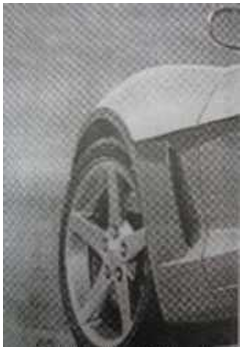
#> input picture img/locChan/anhXehoi.png, 245 x 352 px, found by its file name
$ jupyter execute transfer_frequency.ipynb
#> lines starting #> are read from the running program, lines starting #| are printed output that depends on the picture
# Chuyển ảnh sang miền tần số

[cell 1]
import cv2
import numpy as np
import matplotlib.pyplot as plt

def image_to_frequency_domain(image_path):
    """
    Chuyen anh sang mien tan so su dung FFT
    """
    # Doc anh va chuyen sang grayscale neu can
    img = cv2.imread(image_path)
#> img is the input picture: shape (352, 245, 3); mean B, G, R 130.4, 131.5, 131.7
    if img is None:
        print("Khong the doc anh. Kiem tra lai duong dan!")
        return None, None, None

    if len(img.shape) == 3:
        img_gray = cv2.cvtColor(img, cv2.COLOR_BGR2GRAY)
    else:
        img_gray = img

    # Thuc hien Fast Fourier Transform (FFT)
    f = np.fft.fft2(img_gray)

    # Dich tan so zero vao trung tam
    fshift = np.fft.fftshift(f)

    # Tinh magnitude spectrum (pho bien do)
    magnitude_spectrum = 20 * np.log(np.abs(fshift) + 1)  # +1 de tranh log(0)
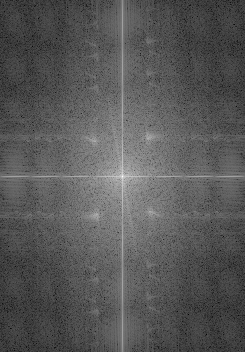
#> magnitude_spectrum: shape (352, 245) float64; min 14.95, max 324.9, mean 122.2; drawn with min black and max white

    return img_gray, magnitude_spectrum, fshift

# Su dung ham
image_path = r"C:\ImageProcessing\Doan-xulyanh\img\locChan\anhXehoi.png"
original_img, freq_domain, fshift = image_to_frequency_domain(image_path)

# Kiem tra xem anh co doc thanh cong khong
if original_img is not None:
    # Hien thi ket qua
    plt.figure(figsize=(12, 6))

    plt.subplot(1, 2, 1)
    plt.imshow(original_img, cmap='gray')
    plt.title('Anh goc')
    plt.axis('off')

    plt.subplot(1, 2, 2)
    plt.imshow(freq_domain, cmap='gray')
    plt.title('Mien tan so (Pho bien do)')
    plt.axis('off')

    plt.tight_layout()
    plt.show()
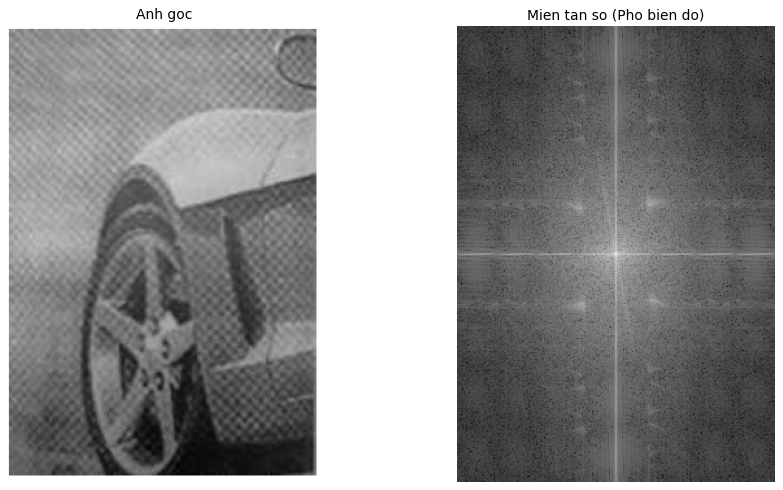
#> figure drawn by matplotlib, 2 panels
else:
    print("Co loi xay ra khi xu ly anh!")

$ run again, with img/locChan/Anhdiemchamden.png copied over img/locChan/anhXehoi.png
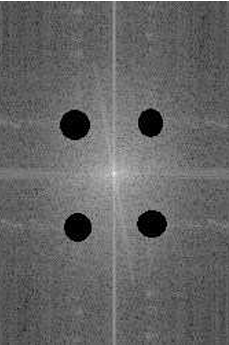
#> input picture img/locChan/Anhdiemchamden.png, 229 x 345 px, found by its file name
#> in image_to_frequency_domain, img is the input picture: shape (345, 229, 3); min 0, max 255, mean 101.1
#> in image_to_frequency_domain, `magnitude_spectrum = 20 * np.log(np.abs(fshift) + 1)`:
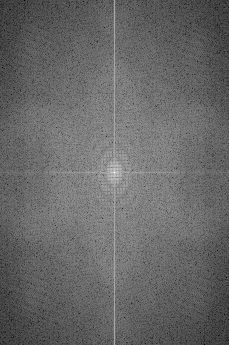
#> magnitude_spectrum: shape (345, 229) float64; min 11.46, max 317.9, mean 136.2; drawn with min black and max white
#> `plt.show()`:
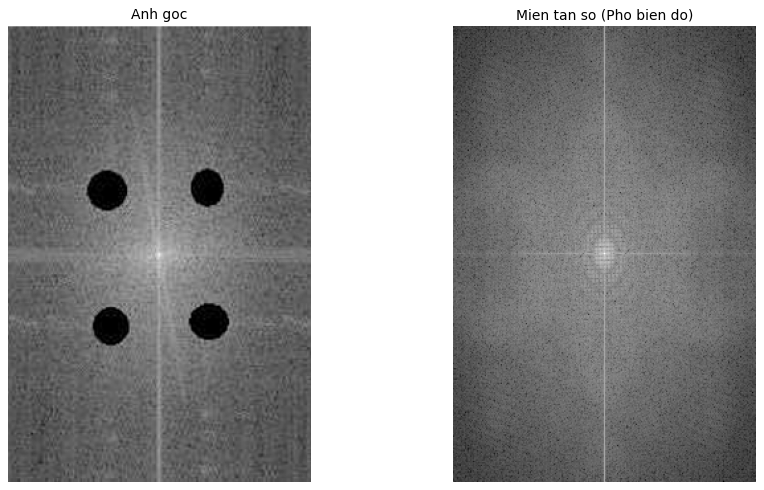
#> figure drawn by matplotlib, 2 panels

$ run again, with img/locChan/XehoiSaulocchan.png copied over img/locChan/anhXehoi.png
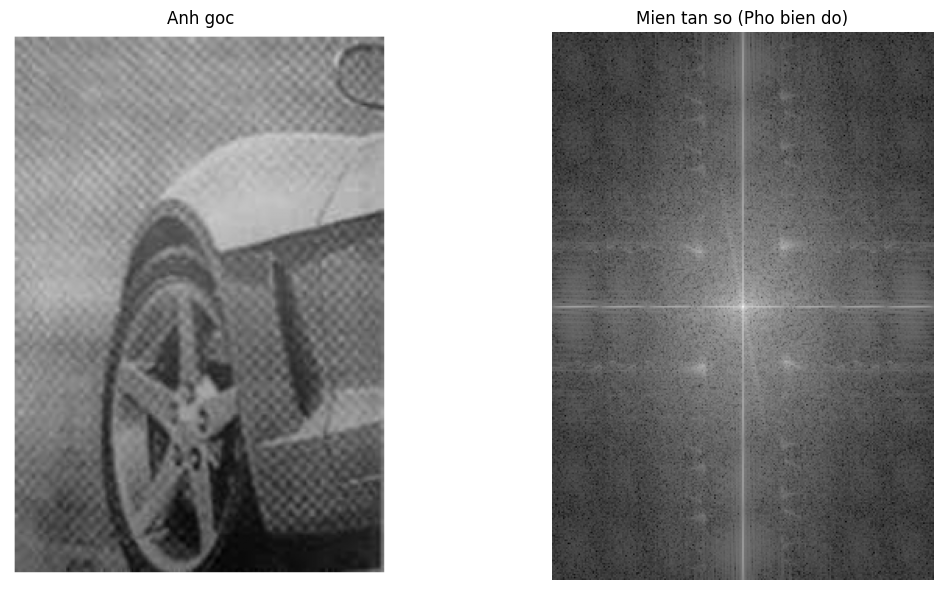
#> input picture img/locChan/XehoiSaulocchan.png, 943 x 590 px, found by its file name
#> in image_to_frequency_domain, img is the input picture: shape (590, 943, 3); min 0, max 255, mean 143
#> in image_to_frequency_domain, `magnitude_spectrum = 20 * np.log(np.abs(fshift) + 1)`:
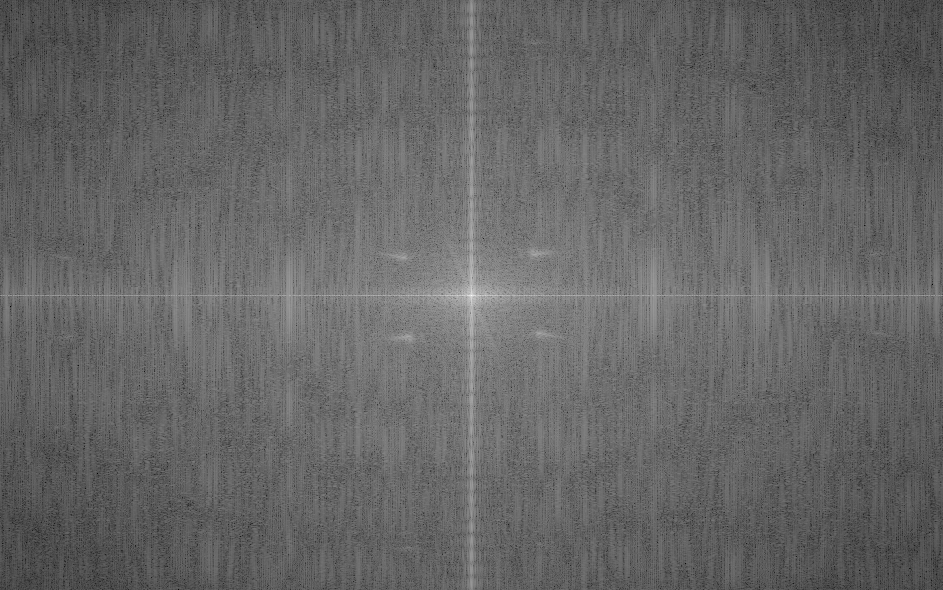
#> magnitude_spectrum: shape (590, 943) float64; min 24.54, max 363.8, mean 160.6; drawn with min black and max white
#> `plt.show()`:
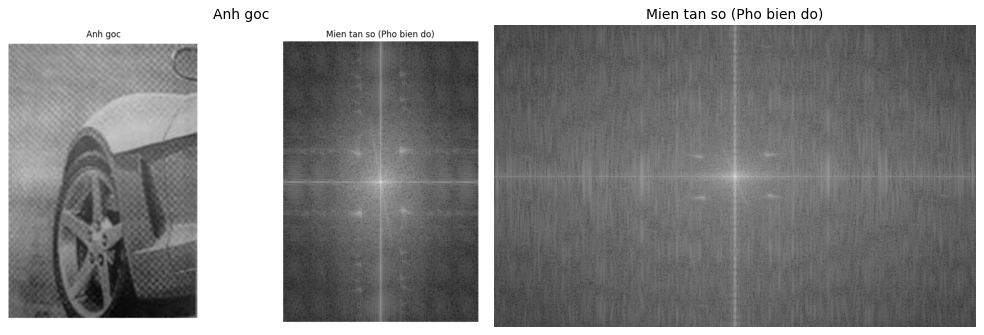
#> figure drawn by matplotlib, 2 panels

$ run again, with img/locChan/anhTansoxehoi.png copied over img/locChan/anhXehoi.png
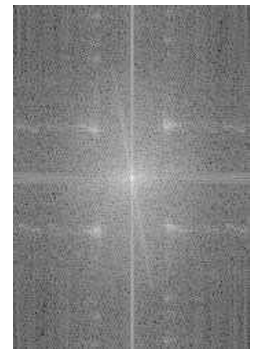
#> input picture img/locChan/anhTansoxehoi.png, 259 x 352 px, found by its file name
#> in image_to_frequency_domain, img is the input picture: shape (352, 259, 3); min 47, max 255, mean 139.3
#> in image_to_frequency_domain, `magnitude_spectrum = 20 * np.log(np.abs(fshift) + 1)`:
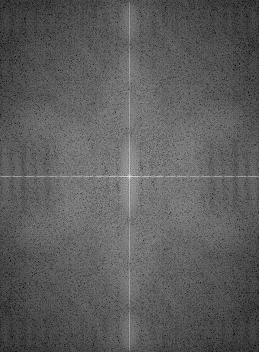
#> magnitude_spectrum: shape (352, 259) float64; min 22.94, max 327.1, mean 134.1; drawn with min black and max white
#> `plt.show()`:
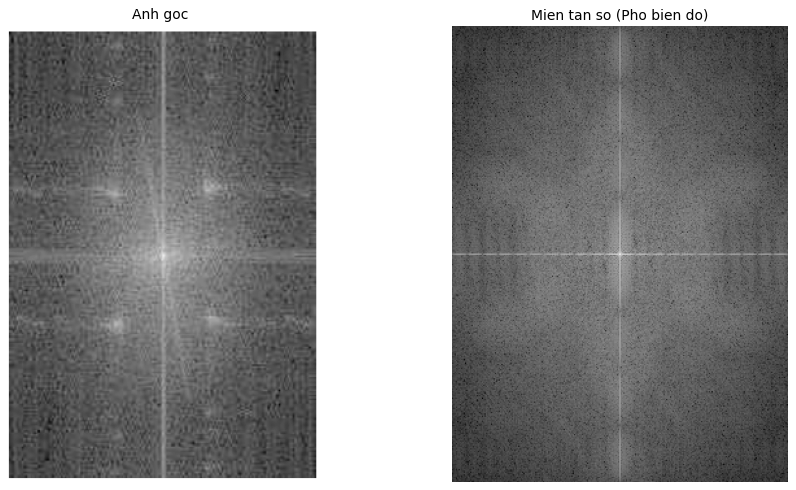
#> figure drawn by matplotlib, 2 panels
